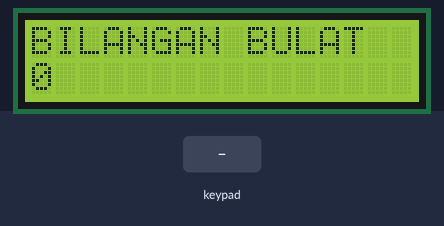
Bench run of a sketch on a simulated Arduino Uno, built with avr-gcc and run on an emulated ATmega328P. On the bench: 16×2 character LCD. The test bench sets the inputs (shaded band).

Above: at 1.2 s.
1.3 s: keypad keys 0 1 2 3 # pressed 0.4 s apart
At 3.6 s:
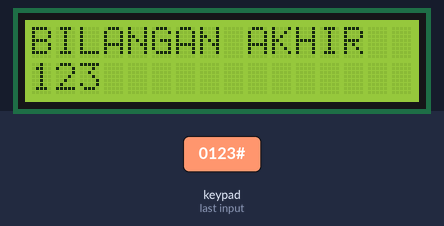
4.8 s: key '*' pressed
At 5.4 s:
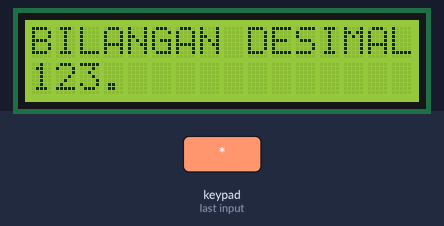
6.3 s: key '1' pressed
At 7.5 s:
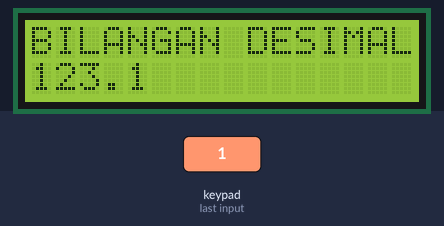
7.8 s: keypad keys 0 1 2 3 pressed 0.4 s apart
At 9.7 s:
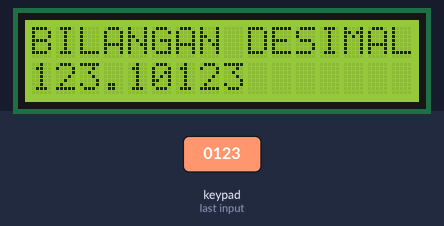
Timing chart, 0 to 11.2 s (numbered marks = the images above; inputs shaded):
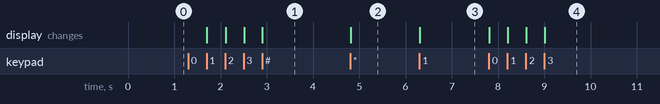

The sketch:

decimalInputByKeypad.ino
```cpp
/* Sketch by Rino DC MicroPWR */

#include <LiquidCrystal.h>
#include <Keypad.h>


LiquidCrystal lcd(A5,A4,A3,A2,A1,A0);

const byte baris = 4;
const byte kolom = 3;
char keys[baris][kolom] = {
  {'1', '2', '3'},
  {'4', '5', '6'},
  {'7', '8', '9'},
  {'*', '0', '#'},
};

byte rowPins[baris] = {0, 1, 2, 3};
byte colPins[kolom] = {4, 5 , 8};
Keypad keypad = Keypad(makeKeymap(keys), rowPins, colPins, baris, kolom);

double sementara;
double bilangan;
double desimal;
String bulString;
String desString;
byte pangkat = 0;
boolean inputDec = false;

void setup() {
  lcd.begin(16, 2);
  lcd.setCursor(0, 0);
  lcd.print("BILANGAN BULAT");
  lcd.setCursor(0, 1);
  lcd.print(bilangan, 0);
}


void loop() {
  char key = keypad.getKey();

  if (key)
  {


    if ((key != '*') && (key != '#') && (inputDec == false))
    {
      lcd.clear();
      lcd.setCursor(0, 0);
      lcd.print("BILANGAN BULAT");

      bulString += (key);
      bilangan = bulString.toInt();

      lcd.setCursor(0, 1);
      lcd.print(bilangan, pangkat);
    }


    if (key == '*' && inputDec == false)
    {
      inputDec = true;
      lcd.clear();
      lcd.setCursor(0, 0);
      lcd.print("BILANGAN DESIMAL");
      lcd.setCursor(0, 1);
      lcd.print(bilangan, 0);
      lcd.print(".");
      while (inputDec = true)
      {
        char key = keypad.getKey();
        if (key)
        {
          if ((key != '*') && (key != '#'))
          {
            lcd.clear();
            lcd.setCursor(0, 0);
            lcd.print("BILANGAN DESIMAL");
            lcd.setCursor(0, 1);
            pangkat++;

            desString += (key);
            desimal = desString.toInt();
            desimal = desimal / pow(10, pangkat);
            sementara = bilangan + desimal;
            lcd.setCursor(0, 1);
            lcd.print(sementara, pangkat);
          }

          if (key == '#')
          {
            sementara = bilangan + desimal;
            bilangan = sementara;
            lcd.clear();
            lcd.setCursor(0, 0);
            lcd.print("BILANGAN AKHIR");
            lcd.setCursor(0, 1);
            lcd.print(bilangan, pangkat);
            break;
          }
        }
      }
    }


    if (key == '#')
    {
      lcd.clear();
      lcd.setCursor(0, 0);
      lcd.print("BILANGAN AKHIR");
      lcd.setCursor(0, 1);
      lcd.print(bilangan, pangkat);
    }
  }
}
```

Measured:
- after the input at 1.3 s, the display: first changes after 0.41 s (image 1 shows a later state)
- after the input at 4.8 s, the display: changes at once (image 2)
- after the input at 6.3 s, the display: changes at once (image 3)
- after the input at 7.8 s, the display: first changes at once (image 4 shows a later state)
